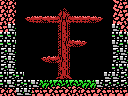

A level layout from a 2D game, rendered from its tile map. Below: a short description, then the map file with its tile-grid data intact:
An orthogonal 16x12 tile map with 8x8 px tiles, 1 tile layer (Tile Layer 1) and 8 objects (2x item, door-left, breakable-left, breakable-right, door-right, ...).

<map version="1.0" orientation="orthogonal" renderorder="right-down" width="16" height="12" tilewidth="8" tileheight="8" nextobjectid="23">
 <properties>
  <property name="up" value="hole" />
 </properties>
 <tileset firstgid="1" name="tiles" tilewidth="8" tileheight="8" tilecount="256" columns="16">
  <image source="tiles.png" width="128" height="128" />
 </tileset>
 <layer name="Tile Layer 1" width="16" height="12">
  <data encoding="csv">
215,215,1,1,1,1,1,1,1,1,1,1,1,1,247,216,
215,215,1,1,1,1,1,167,166,1,1,1,1,1,247,216,
215,217,1,148,150,149,150,151,164,150,150,149,165,1,214,215,
216,172,1,1,1,1,1,161,163,1,1,1,1,1,172,215,
170,170,1,1,1,1,1,161,147,1,1,1,1,1,170,170,
170,170,1,1,1,1,1,161,164,149,165,1,1,1,172,170,
171,172,1,1,1,1,1,161,147,1,1,1,1,1,171,172,
171,172,1,1,1,148,149,151,147,1,1,1,1,1,171,172,
171,172,1,1,1,1,1,145,147,1,1,1,1,1,170,170,
170,171,170,1,1,1,1,177,179,1,1,1,1,172,172,171,
170,172,171,170,172,202,199,200,199,200,202,202,172,171,171,171,
215,215,172,172,216,216,215,216,215,215,215,216,215,216,216,216
</data>
 </layer>
 <objectgroup name="objects">
  <object id="14" type="item" x="32" y="64" width="16" height="16" />
  <object id="15" type="item" x="72" y="64" width="16" height="16" />
  <object id="17" type="door-left" x="0" y="48" width="16" height="24" />
  <object id="18" type="breakable-left" x="0" y="48" width="16" height="24" />
  <object id="19" type="breakable-right" x="112" y="48" width="16" height="24" />
  <object id="20" type="door-right" x="112" y="48" width="16" height="24" />
  <object id="21" type="big-item" x="72" y="56" width="32" height="24" />
  <object id="22" type="4x4-item" x="72" y="48" width="32" height="32">
   <properties>
    <property name="up" value="hole" />
   </properties>
  </object>
 </objectgroup>
</map>
